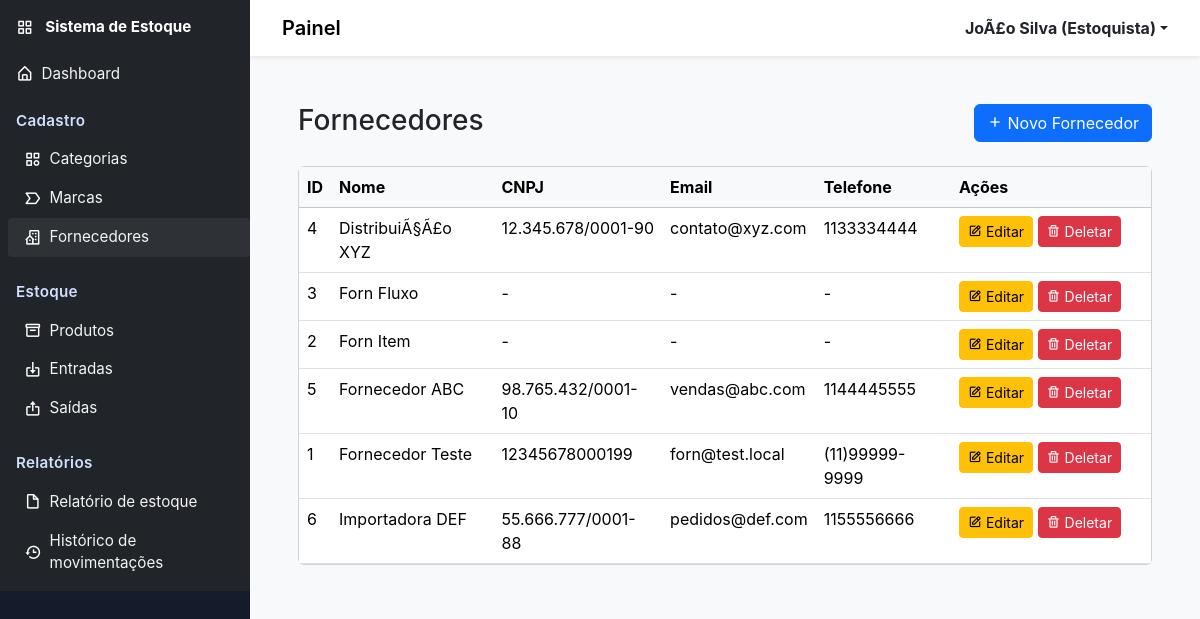
Page /fornecedores/ (signed in) on the committed database.
### usuarios/models.py (models this page shows, shortened)
class Usuario(AbstractBaseUser, PermissionsMixin):
    NIVEL_ADMIN = "admin"
    NIVEL_ESTOQUISTA = "estoquista"
    NIVEL_CAIXA = "caixa"
    NIVEL_CHOICES = [
        (NIVEL_ADMIN, "Admin"),
        (NIVEL_ESTOQUISTA, "Estoquista"),
        (NIVEL_CAIXA, "Caixa"),
    ]
    id = models.AutoField(primary_key=True)
    nome = models.CharField("Nome", max_length=150)
    login = models.CharField("Login", max_length=50, unique=True)
    nivel_acesso = models.CharField(
        "Nível de acesso", max_length=30, choices=NIVEL_CHOICES, default=NIVEL_ESTOQUISTA)
    is_staff = models.BooleanField("Staff", default=False)
    is_active = models.BooleanField("Ativo", default=True)
    data_criacao = models.DateTimeField(
        "Data de criação", default=timezone.now)
    objects = UsuarioManager()
    USERNAME_FIELD = "login"
    REQUIRED_FIELDS = ["nome"]
    class Meta:
        verbose_name = "Usuário"
        verbose_name_plural = "Usuários"

### fornecedores/models.py (models this page shows, shortened)
class Fornecedor(models.Model):
    id = models.AutoField(primary_key=True)
    nome = models.CharField(max_length=150)
    cnpj = models.CharField(max_length=18, blank=True, null=True)
    telefone = models.CharField(max_length=20, blank=True, null=True)
    email = models.EmailField(max_length=100, blank=True, null=True)
    endereco = models.TextField(blank=True, null=True)
    data_cadastro = models.DateTimeField(default=timezone.now)
    class Meta:
        verbose_name = "Fornecedor"
        verbose_name_plural = "Fornecedores"

### fornecedores/views.py (the view)
# urls.py: path("", views.index, name="index"),
@login_required
def index(request):
    fornecedores = Fornecedor.objects.all().order_by('nome')
    return render(request, 'fornecedores/index.html', {'fornecedores': fornecedores})

### usuarios/templatetags/access_tags.py (called while the page is built)
@register.simple_tag(takes_context=True)
def has_access(context, allowed_levels):
    request = context.get('request')
    if not request or not hasattr(request, 'user') or not request.user.is_authenticated:
        return False
    nivel = getattr(request.user, 'nivel_acesso', None)
    if not nivel:
        return False
    allowed = [x.strip() for x in allowed_levels.split(',') if x.strip()]
    return nivel in allowed

### templates/fornecedores/index.html (shortened to what this page needs)
{% extends 'base.html' %}
{% block content %}
<div class="container-fluid p-4">
    <div class="row mb-4">
        <div class="col-md-6">
            <h1 class="h3 mb-0">Fornecedores</h1>
        </div>
        <div class="col-md-6 text-end">
            <a href="{% url 'fornecedores:criar' %}" class="btn btn-primary">
                <i class='bx bx-plus'></i> Novo Fornecedor
            </a>
        </div>
    </div>
    <div class="card">
        <div class="table-responsive">
            <table class="table table-hover mb-0">
                <thead class="table-light">
                    <tr>
                        <th>ID</th>
                        <th>Nome</th>
                        <th>CNPJ</th>
                        <th>Email</th>
                        <th>Telefone</th>
                        <th style="width: 200px;">Ações</th>
                    </tr>
                </thead>
                <tbody>
                    {% for fornecedor in fornecedores %}
                    <tr>
                        <td>{{ fornecedor.id }}</td>
                        <td>{{ fornecedor.nome }}</td>
                        <td>{{ fornecedor.cnpj|default:"-" }}</td>
                        <td>{{ fornecedor.email|default:"-" }}</td>
                        <td>{{ fornecedor.telefone|default:"-" }}</td>
                        <td>
                            <a href="{% url 'fornecedores:editar' fornecedor.id %}" class="btn btn-sm btn-warning">
                                <i class='bx bx-edit'></i> Editar
                            </a>
                            <a href="{% url 'fornecedores:deletar' fornecedor.id %}" class="btn btn-sm btn-danger">
                                <i class='bx bx-trash'></i> Deletar
                            </a>
                        </td>
                    </tr>
                    {% empty %}
                    <tr>
                        <td colspan="6" class="text-center text-muted py-4">
                            Nenhum fornecedor cadastrado
                        </td>
                    </tr>
                    {% endfor %}
                </tbody>
            </table>
        </div>
    </div>
</div>
{% endblock %}

### templates/includes/header.html (shortened to what this page needs)
<header class="navbar navbar-expand-lg navbar-light bg-white shadow-sm">
<div class="container-fluid">
<div class="d-flex align-items-center">
	<a class="navbar-brand" href="#">Painel</a>
</div>
<div class="d-flex align-items-center">
<div class="dropdown">
<a class="d-flex align-items-center text-dark text-decoration-none dropdown-toggle" href="#" id="userDropdown" data-bs-toggle="dropdown" aria-expanded="false">
	<strong>
		{% if request.user.is_authenticated %}
			{{ request.user.nome }} {% if request.user.get_nivel_acesso_display %}({{ request.user.get_nivel_acesso_display }}){% endif %}
		{% else %}
			Usuário
		{% endif %}
	</strong>
</a>
</div>
</div>
</div>
</header>

### static/css/style.css (style rules this page uses)
body { font-family: Inter, system-ui, -apple-system, 'Segoe UI', Roboto, 'Helvetica Neue', Arial; background-color: #f8f9fa; }
header.navbar .navbar-brand { font-weight:600 }
@media (min-width: 768px) { header.navbar { padding-left: 1.25rem; padding-right:1.25rem } }

### rows in the picture
Usuario: user.nome "JoÃ£o Silva", user.nivel_acesso "Estoquista"
Fornecedor: id "4", nome "DistribuiÃ§Ã£o XYZ", cnpj "12.345.678/0001-90", email "contato@xyz.com", telefone "1133334444"
Fornecedor: id "3", nome "Forn Fluxo", cnpj "-", email "-", telefone "-"
Fornecedor: id "2", nome "Forn Item", cnpj "-", email "-", telefone "-"
Fornecedor: id "5", nome "Fornecedor ABC", cnpj "98.765.432/0001-10", email "vendas@abc.com", telefone "1144445555"
Fornecedor: id "1", nome "Fornecedor Teste", cnpj "12345678000199", email "forn@test.local", telefone "(11)99999-9999"
Fornecedor: id "6", nome "Importadora DEF", cnpj "55.666.777/0001-88", email "pedidos@def.com", telefone "1155556666"
